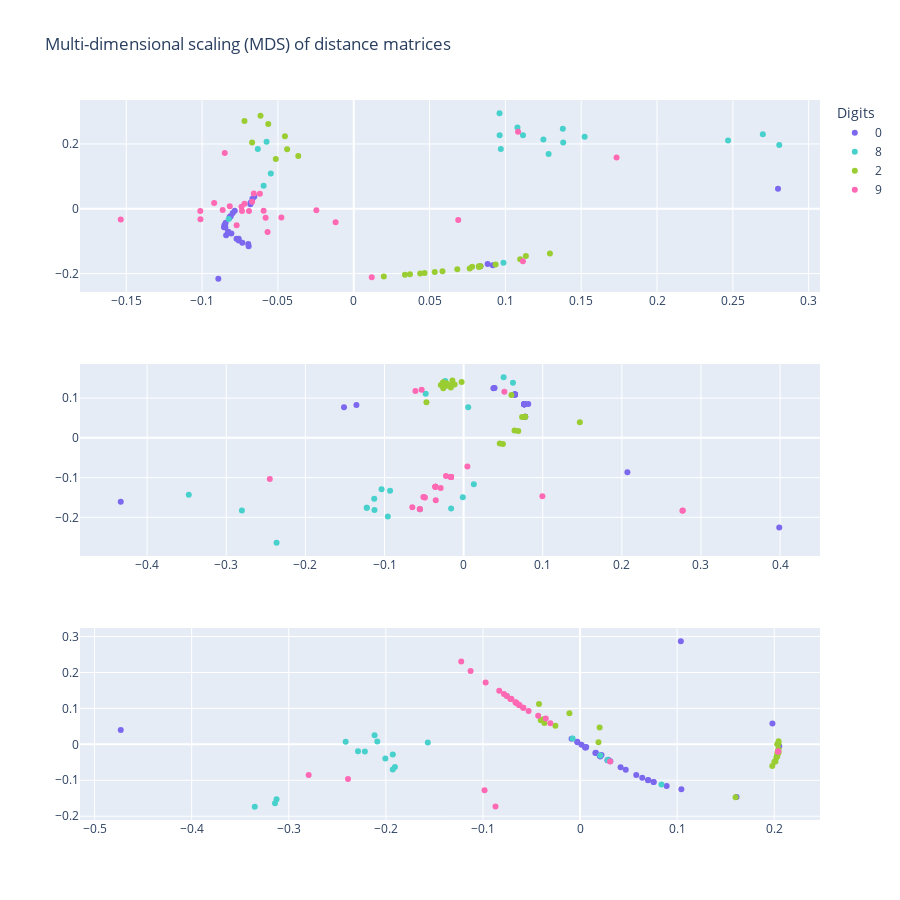

Notebook code for this chart:
### Markdown cell above
### Multi-dimensional Scaling (MDS)

### Code cell
MDS_analysis([D1, D2, D3], labels_bb)
